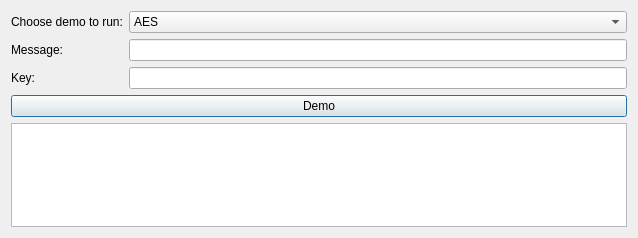
<?xml version="1.0" encoding="UTF-8"?>
<ui version="4.0">
 <class>Dialog</class>
 <widget class="QDialog" name="Dialog">
  <property name="geometry">
   <rect>
    <x>0</x>
    <y>0</y>
    <width>638</width>
    <height>238</height>
   </rect>
  </property>
  <property name="windowTitle">
   <string>Dialog</string>
  </property>
  <layout class="QGridLayout" name="gridLayout">
   <item row="2" column="0">
    <widget class="QLabel" name="label_3">
     <property name="enabled">
      <bool>true</bool>
     </property>
     <property name="text">
      <string>Key:</string>
     </property>
    </widget>
   </item>
   <item row="0" column="1">
    <widget class="QComboBox" name="comboBox">
     <item>
      <property name="text">
       <string>AES</string>
      </property>
     </item>
     <item>
      <property name="text">
       <string>RSA</string>
      </property>
     </item>
     <item>
      <property name="text">
       <string>SHA-256</string>
      </property>
     </item>
    </widget>
   </item>
   <item row="1" column="1">
    <widget class="QLineEdit" name="lineEdit"/>
   </item>
   <item row="0" column="0">
    <widget class="QLabel" name="label">
     <property name="text">
      <string>Choose demo to run:</string>
     </property>
    </widget>
   </item>
   <item row="1" column="0">
    <widget class="QLabel" name="label_2">
     <property name="text">
      <string>Message:</string>
     </property>
    </widget>
   </item>
   <item row="5" column="0" colspan="2">
    <widget class="QTextBrowser" name="textBrowser">
     <property name="focusPolicy">
      <enum>Qt::ClickFocus</enum>
     </property>
     <property name="html">
      <string>&lt;!DOCTYPE HTML PUBLIC &quot;-//W3C//DTD HTML 4.0//EN&quot; &quot;http://www.w3.org/TR/REC-html40/strict.dtd&quot;&gt;
&lt;html&gt;&lt;head&gt;&lt;meta name=&quot;qrichtext&quot; content=&quot;1&quot; /&gt;&lt;style type=&quot;text/css&quot;&gt;
p, li { white-space: pre-wrap; }
&lt;/style&gt;&lt;/head&gt;&lt;body style=&quot; font-family:'MS Shell Dlg 2'; font-size:8.25pt; font-weight:400; font-style:normal;&quot;&gt;
&lt;p style=&quot;-qt-paragraph-type:empty; margin-top:0px; margin-bottom:0px; margin-left:0px; margin-right:0px; -qt-block-indent:0; text-indent:0px; font-size:8pt;&quot;&gt;&lt;br /&gt;&lt;/p&gt;&lt;/body&gt;&lt;/html&gt;</string>
     </property>
    </widget>
   </item>
   <item row="4" column="0" colspan="2">
    <widget class="QPushButton" name="pushButton">
     <property name="focusPolicy">
      <enum>Qt::ClickFocus</enum>
     </property>
     <property name="text">
      <string>Demo</string>
     </property>
    </widget>
   </item>
   <item row="2" column="1">
    <widget class="QLineEdit" name="lineEdit_2">
     <property name="enabled">
      <bool>true</bool>
     </property>
     <property name="focusPolicy">
      <enum>Qt::ClickFocus</enum>
     </property>
    </widget>
   </item>
  </layout>
 </widget>
 <resources/>
 <connections/>
</ui>
